Frame 1 (no input): blank canvas, image omitted
Frame 60 (the mouse pressed at the canvas centre just before this capture): blank canvas, image omitted
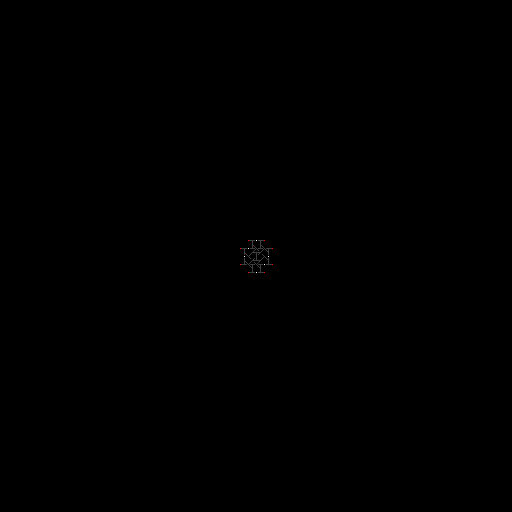
Frame 120 (the mouse held since frame 60 and released just before this capture)

The Processing sketch whose frames 1 and 60 were blank and that drew this single picture after the mouse press (run headless with seeded random() and noise(); from frame 60 on, the mouse is pressed at the canvas centre):

// Processing sketch: generalGenerativeFractals
// ── generalGenerativeFractals.pde



Fractal state;

rule bat = new NHRule( new pattern[] {
    new pattern(new int[]{0,2}, new int[]{0,0}, new int[]{1,3}),
    new pattern(new int[]{0,0}, new int[]{0,2}, new int[]{1,3}),
    new pattern(new int[]{0,-2}, new int[]{0,0}, new int[]{1,3}),
    new pattern(new int[]{0,0}, new int[]{0,-2}, new int[]{1,3}),
    
    new pattern(new int[]{0}, new int[]{0}, new int[]{3}),
    new pattern(new int[]{0}, new int[]{0}, new int[]{6}),
    new pattern(new int[]{0}, new int[]{0}, new int[]{7}),
    new pattern(new int[]{0}, new int[]{0}, new int[]{8}),
    new pattern(new int[]{0}, new int[]{0}, new int[]{9}),
},
  new int[] {
    4,4,4,4,6,7,8,9,0
});

rule longTail = new NHRule( new pattern[] {
    new pattern(new int[]{0}, new int[]{0}, new int[]{10}),
    new pattern(new int[]{0}, new int[]{0}, new int[]{5}),
},
  new int[] {
    5,10
});
rule killTail = new NHRule( new pattern[] {
    new pattern(new int[]{0}, new int[]{0}, new int[]{10}),
},
  new int[] {
    1
});
rule batAcid = new NHRule( new pattern[] {
    new pattern(new int[]{0,1}, new int[]{0,0}, new int[]{0,9}),
    new pattern(new int[]{0,0}, new int[]{0,1}, new int[]{0,9}),
    new pattern(new int[]{0,-1}, new int[]{0,0}, new int[]{0,9}),
    new pattern(new int[]{0,0}, new int[]{0,-1}, new int[]{0,9}),
},
  new int[] {
    11,11,11,11
});
rule acid = new acid(1,11,0);

rule vert = new NHRule( new pattern[] {
      
    new pattern(new int[]{0,0,0}, new int[]{0,1,-1}, new int[]{2,1,1}),
    
    
    new pattern(new int[]{0,0,0}, new int[]{0,1,2}, new int[]{2,0,2}),
    new pattern(new int[]{0,0,0}, new int[]{0,-1,-2}, new int[]{2,0,2}),
    new pattern(new int[]{0,0,0}, new int[]{-1,0,1}, new int[]{2,0,2}),
    
    
    new pattern(new int[]{0,0}, new int[]{0,-1}, new int[]{0,2}),
    new pattern(new int[]{0,0}, new int[]{0,1}, new int[]{0,2}),
    new pattern(new int[]{0}, new int[]{0}, new int[]{2})
    
  },
  new int[] {
    0,0,0,3,2,2,1
});
rule gvert = new NHRule( new pattern[] {
      
    new pattern(new int[]{0,0,0}, new int[]{0,1,-1}, new int[]{4,1,1}),
    
    new pattern(new int[]{0,0,0}, new int[]{0,1,2}, new int[]{4,0,4}),
    new pattern(new int[]{0,0,0}, new int[]{0,-1,-2}, new int[]{4,0,4}),
    new pattern(new int[]{0,0,0}, new int[]{-1,0,1}, new int[]{4,0,4}),
    
    new pattern(new int[]{0,0}, new int[]{0,-1}, new int[]{0,4}),
    new pattern(new int[]{0,0}, new int[]{0,1}, new int[]{0,4}),
    new pattern(new int[]{0}, new int[]{0}, new int[]{4})
    
  },
  new int[] {
    0,0,0,5,4,4,1
});
rule bvert = new NHRule( new pattern[] {
      
    new pattern(new int[]{0,0,0}, new int[]{0,1,-1}, new int[]{5,1,1}),
    
    new pattern(new int[]{0,0,0}, new int[]{0,1,2}, new int[]{5,0,5}),
    new pattern(new int[]{0,0,0}, new int[]{0,-1,-2}, new int[]{5,0,5}),
    new pattern(new int[]{0,0,0}, new int[]{-1,0,1}, new int[]{5,0,5}),
    
    new pattern(new int[]{0,0}, new int[]{0,-1}, new int[]{0,5}),
    new pattern(new int[]{0,0}, new int[]{0,1}, new int[]{0,5}),
    new pattern(new int[]{0}, new int[]{0}, new int[]{5})
    
  },
  new int[] {
    0,0,0,3,5,5,1
});
rule horiz = (rule) (transform((NHRule)(vert),0,1,1,0));
rule diagP = (rule) (transform((NHRule)(vert),1,1,0,1));
rule diagN = (rule) (transform((NHRule)(vert),1,-1,0,1));

rule ghoriz = (rule) (transform((NHRule)(gvert),0,1,1,0));
rule gdiagP = (rule) (transform((NHRule)(gvert),1,1,0,1));
rule gdiagN = (rule) (transform((NHRule)(gvert),1,-1,0,1));

rule bhoriz = (rule) (transform((NHRule)(bvert),0,1,1,0));
rule bdiagP = (rule) (transform((NHRule)(bvert),1,1,0,1));
rule bdiagN = (rule) (transform((NHRule)(bvert),1,-1,0,1));


rule matts = (rule) (transform((NHRule)(vert),1,5,0,1));
rule gro = new NHRule( new pattern[] {
    
    new pattern(new int[]{0,1}, new int[]{0,0}, new int[]{3,3}),
    new pattern(new int[]{0,0}, new int[]{0,1}, new int[]{3,3}),
    new pattern(new int[]{0,-1}, new int[]{0,0}, new int[]{3,3}),
    new pattern(new int[]{0,0}, new int[]{0,-1}, new int[]{3,3}),
  
    new pattern(new int[]{0,1}, new int[]{0,1}, new int[]{1,3}),
    new pattern(new int[]{0,-1}, new int[]{0,1}, new int[]{1,3}),
    new pattern(new int[]{0,1}, new int[]{0,-1}, new int[]{1,3}),
    new pattern(new int[]{0,-1}, new int[]{0,-1}, new int[]{1,3}),
    
    new pattern(new int[]{0}, new int[]{0}, new int[]{3})
  },
  new int[] {
    1,1,1,1,3,3,3,3,4
});
rule wwd = new wireworld(1,4,5);
void setup(){
  size(512,512);
  background(255);
  cellMatrix c = new cellMatrix(width,height);
  c.set(width/2,height/2,2);
  c.next();
  state = (Fractal) new cyclingCA(new rule[] {
    vert,vert,vert,vert,wwd,wwd,wwd,wwd,wwd,wwd,wwd,wwd,longTail,acid,
    
    horiz,horiz,horiz,horiz,wwd,acid,wwd,acid,wwd,acid,wwd,acid,wwd,acid,wwd,longTail,acid,
    diagN,diagN,diagN,diagN,wwd,acid,wwd,acid,wwd,acid,wwd,acid,wwd,acid,wwd,acid,wwd,longTail,acid,
    diagP,diagP,diagP,diagP,wwd,acid,wwd,acid,wwd,acid,wwd,acid,wwd,acid,wwd,acid,wwd,acid,wwd,longTail,acid,killTail,
    bat,batAcid,acid,acid,acid,acid,acid,acid,acid,acid,acid,acid,acid,acid,acid,acid,acid,acid,acid,acid,acid,acid,acid,acid,
    
    
    
     //vert, bvert, gvert, vert, bvert, gvert, 
     //vert, bhoriz, gvert, vert, bhoriz, gvert, vert, 
    //bvert, ghoriz, vert, bvert, ghoriz, /*vert,  bdiagP, ghoriz, vert, bdiagP, ghoriz, vert,   bhoriz, gdiagN, vert, bhoriz, gdiagN, vert,  bdiagN, gdiagN, vert, bdiagN, gdiagN, vert,*/
     //vert, bhoriz, ghoriz, vert, bhoriz, ghoriz,
    //bvert, gvert, diagP, bvert, gvert, diagP,  bdiagP, gvert, diagP, bdiagP, gvert, diagP,   bhoriz, gdiagP, diagP, bhoriz, gdiagP, diagP,  bdiagN, gdiagP, diagP, bdiagN, gdiagP, diagP,
     //horiz, bvert, gvert, horiz, bvert, gvert, 
     //horiz, bhoriz, gvert, horiz, bhoriz, gvert, horiz,
    //bvert, ghoriz, horiz, bvert, ghoriz, /*horiz,  bdiagP, ghoriz, horiz, bdiagP, ghoriz, horiz,   bhoriz, gdiagN, horiz, bhoriz, gdiagN, horiz,  bdiagN, gdiagN, horiz, bdiagN, gdiagN, horiz,*/
     //horiz, bhoriz, ghoriz, horiz, bhoriz, ghoriz,
    //bvert, gvert, diagN, bvert, gvert, diagN,  bdiagP, gvert, diagN, bdiagP, gvert, diagN,   bhoriz, gdiagP, diagN, bhoriz, gdiagP, diagN,  bdiagN, gdiagP, diagN, bdiagN, gdiagP, diagN,
    //gro,///matts,matts,matts
    /*
    bvert, ghoriz, vert,vert,ghoriz,  bvert, vert,vert,ghoriz, vert,vert,ghoriz,vert,vert,
    bdiagP, gdiagN, diagP,diagP,gdiagN,  bdiagP, diagP,diagP,gdiagN, diagP,diagP,gdiagN,diagP,diagP,
    bhoriz, gvert, horiz,horiz,gvert,  bhoriz, horiz,horiz,gvert, horiz,horiz,gvert,horiz,horiz,
    bdiagN, gdiagP, diagN,diagN,gdiagP,  bdiagN, diagN,diagN,gdiagP, diagN,diagN,gdiagP,diagN,diagN,
    */
    },
    new color[] {
     color(0),//0
     color(64),
     color(255,0,0),
     color(255),
     
     color(64,255,64),
     
     color(64,64,255),//5
     
     color(128),color(160),color(192),color(224),
     
     color(64,64,192),//10
     color(255,64,255),
   },c);
  //print((4)%-3);
  //thread("stepForever");
}
  
boolean paused = false;

void stepForever(){
  while (true)
    state.stepDraw(); 
}
void draw(){
  if (!paused){
    state.stepDraw();
  }else{
    if (keyPressed){
      state.stepDraw();
    }
  }
  
    
}
// ── FractalState.pde
abstract class Fractal {
  
  abstract void stepDraw();
}


class IntPoint2D {
  int x;
  int y;
  
  IntPoint2D(int X, int Y){
    
    x=X;
    y=Y;
    
  }
  IntPoint2D add(IntPoint2D o){
    return new IntPoint2D(x+o.x,y+o.y);
  }
}

class cellMatrix{
  int[][] world;
  int[][] newWorld;
  int Width;
  int Height;
  cellMatrix(int w, int h){
    Width = w;
    Height = h;
    world = new int[w][h];
    newWorld = new int[w][h];
    for (int x = 0; x < w; x ++){
      for (int y = 0; y < h; y ++){
        world[x][y] = 0;
        newWorld[x][y] = 0;
      }
    }
  }
  int positiveMod(int a, int m){
    return (a>=0)?a%m:(a%m)+m; //if is faster than mod
  }
  int set(int x,int y, int v){
    //sets point x,y to v and returns v 
     newWorld[positiveMod(x,Width)][positiveMod(y,Height)] = v;
     return v;
  }
  int get(int x,int y){
    //gets point x,y 
     return world[positiveMod(x,Width)][positiveMod(y,Height)];
  }
  
  void next(){
    //applies changes (i.e. swaps world and newWorld)
    int[][] tmp = world;
    world = newWorld;
    newWorld = tmp;
  }
}

abstract class rule{
  abstract int next(int x, int y, cellMatrix c);
}
abstract class predicate{
  abstract boolean fits(int x, int y, cellMatrix c);
}
class pattern extends predicate{
  int[] offX;
  int[] offY;
  int[] val;
  pattern(int[] ox, int[] oy, int[] v){
    offX = ox;
    offY = oy;
    val = v;
  }
  
  boolean fits(int x, int y, cellMatrix c){
    for(int i = 0; i < val.length; i++){
      if (c.get(x+offX[i],y+offY[i]) != val[i]){
        return false;
      }
    }
    return true;
  }
}   
pattern transform(pattern p, float a, float b, float c, float d){
  int[] ox = new int[p.offX.length];
  int[] oy = new int[p.offY.length];
  for (int i = 0; i < ox.length; i ++){
    ox[i] = (int)(p.offX[i]*a+p.offY[i]*b);
    oy[i] = (int)(p.offX[i]*c+p.offY[i]*d);
  }
  return new pattern(ox,oy,p.val);
}
NHRule transform(NHRule r, float a, float b, float c, float d){
  pattern[] m = new pattern[r.masks.length];
  for (int i = 0; i < m.length; i ++){
    m[i] = transform((pattern)r.masks[i],a,b,c,d);
  }
  return new NHRule(m,r.results);
}

class NHRule extends rule{
  predicate[] masks;
  int[] results;
  NHRule(predicate[] p, int[] o){
    masks = p;
    results = o;
  }
  int next(int x, int y, cellMatrix c){
    for (int i = 0; i < masks.length; i++){
      if (masks[i].fits(x,y,c)){
        return results[i];
      }
    }
    return c.get(x,y);
  }
}
class acid extends rule{
  int subs;
  int a;
  int res;
  acid(int c, int e, int t){
    subs = c;
    a = e;
    res = t;
  }
  int next(int x, int y, cellMatrix c){
    int n = c.get(x,y);
    if (n == subs){
      int e = 0;
      for( int dx = -1; dx < 2; dx ++)
        for( int dy = -1; dy < 2; dy ++)
          e += (c.get(x+dx,y+dy) == a)?1:0;
      return (e >= 1)?a:subs; 
      
      
    }else{ if (n == a){
      return res;
    }}
    return c.get(x,y);
  }
  
}

class wireworld extends rule{
  int cond;
  int elec;
  int tail;
  wireworld(int c, int e, int t){
    cond = c;
    elec = e;
    tail = t;
  }
  int next(int x, int y, cellMatrix c){
    int n = c.get(x,y);
    if (n == cond){
      int e = 1;
      for( int dx = -1; dx < 2; dx ++)
        for( int dy = -1; dy < 2; dy ++)
          e += (c.get(x+dx,y+dy) == elec)?1:0;
      return ((e>>1) == 1)?elec:cond; 
      
      
    }else{ if (n == elec){
      return tail;
    }else{ if (n == tail){
      return cond;
    }}}
    return c.get(x,y);
  }
  
}


class cyclingCA extends Fractal{
  rule[] rules;
  color[] colors;
  int r;
  cellMatrix m;
  cyclingCA(rule[] rs,color[] cs, cellMatrix c){
    rules = rs;
    r = 0;
    colors = cs;
    m = c;
  }
  void stepDraw(){
    for( int x = 0; x < m.Width; x ++){
      for( int y = 0; y < m.Height; y ++){
        set(x,y,colors[m.get(x,y)]);
        m.set(x,y,rules[r].next(x,y,m));
      }
    }
    m.next();
    r ++;
    if (r >= rules.length)
      r = 0;
  }
}

class Icollision extends Fractal {
  ArrayList<IntPoint2D> heads;
  Boolean o;
    
  Icollision(){
    heads = new ArrayList<IntPoint2D>();
    o = false;
    heads.add(new IntPoint2D(0,0));
  }
  void stepDraw(){
    
    
  }
  
}
